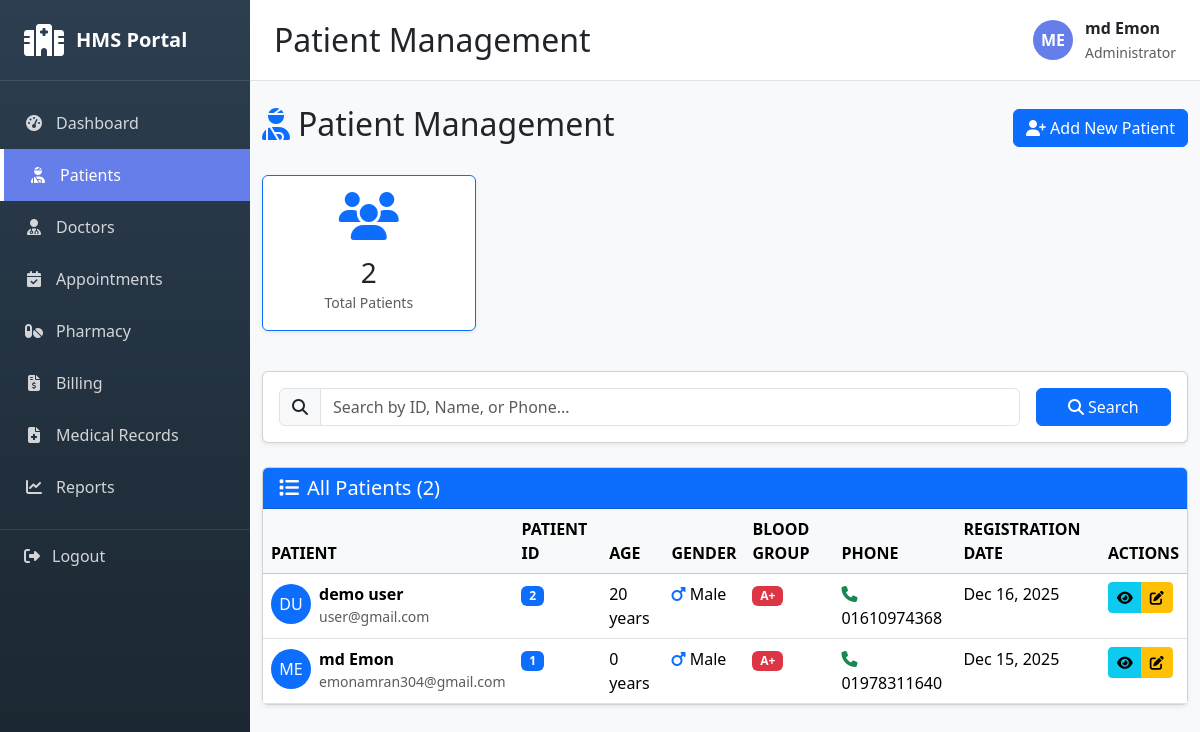
The app's page /patients/ (signed in) with its own data.
### patients/models.py (models this page shows, shortened)
class Patient(models.Model):
    GENDER_CHOICES = [
        ('M', 'Male'),
        ('F', 'Female'),
        ('O', 'Other'),
    ]
    BLOOD_GROUP_CHOICES = [
        ('A+', 'A+'),
        ('A-', 'A-'),
        ('B+', 'B+'),
        ('B-', 'B-'),
        ('O+', 'O+'),
        ('O-', 'O-'),
        ('AB+', 'AB+'),
        ('AB-', 'AB-'),
    ]
    user = models.OneToOneField(User, on_delete=models.CASCADE)
    patient_id = models.CharField(max_length=20, unique=True)
    date_of_birth = models.DateField()
    gender = models.CharField(max_length=1, choices=GENDER_CHOICES)
    blood_group = models.CharField(max_length=3, choices=BLOOD_GROUP_CHOICES)
    phone_number = models.CharField(max_length=15)
    address = models.TextField()
    emergency_contact = models.CharField(max_length=15)
    medical_history = models.TextField(blank=True)
    allergies = models.TextField(blank=True)
    created_at = models.DateTimeField(auto_now_add=True)
    updated_at = models.DateTimeField(auto_now=True)
    def get_full_name(self):
        return self.user.get_full_name()
    @property
    def age(self):
        from django.utils import timezone
        today = timezone.now().date()
        return today.year - self.date_of_birth.year - (
            (today.month, today.day) < (self.date_of_birth.month, self.date_of_birth.day)
        )
    class Meta:
        db_table = 'patients'
        verbose_name = 'Patient'
        verbose_name_plural = 'Patients'
        ordering = ['-created_at']

### patients/views.py (the view, shortened to what this page needs)
# urls.py: path('', views.patient_list, name='patient_list'),
@login_required
def patient_list(request):
    patients = Patient.objects.all().select_related('user')
    search_query = request.GET.get('search', '')
    context = {
        'patients': patients,
        'search_query': search_query,
        'total_patients': Patient.objects.count(),
    }
    return render(request, 'patients/patient_list.html', context)

### templates/patients/patient_list.html (shortened to what this page needs)
{% extends 'base.html' %}
{% block page_title %}Patient Management{% endblock %}
{% block content %}
<div class="container-fluid py-4">
    <div class="d-flex justify-content-between align-items-center mb-4">
        <h2><i class="fas fa-user-injured text-primary me-2"></i>Patient Management</h2>
        <a href="{% url 'patients:patient_create' %}" class="btn btn-primary">
            <i class="fas fa-user-plus me-1"></i>Add New Patient
        </a>
    </div>
    <div class="row mb-4">
        <div class="col-md-3 mb-3">
            <div class="card border-primary shadow-sm">
                <div class="card-body text-center">
                    <i class="fas fa-users fa-3x text-primary mb-3"></i>
                    <h3 class="mb-0">{{ total_patients }}</h3>
                    <small class="text-muted">Total Patients</small>
                </div>
            </div>
        </div>
    </div>
    <div class="card shadow-sm mb-4">
        <div class="card-body">
            <form method="get" class="row g-3">
                <div class="col-md-10">
                    <div class="input-group">
                        <span class="input-group-text"><i class="fas fa-search"></i></span>
                        <input type="text" name="search" class="form-control" placeholder="Search by ID, Name, or Phone..." value="{{ search_query }}">
                    </div>
                </div>
                <div class="col-md-2">
                    <button type="submit" class="btn btn-primary w-100">
                        <i class="fas fa-search me-1"></i>Search
                    </button>
                </div>
            </form>
        </div>
    </div>
    <div class="card shadow-sm">
        <div class="card-header bg-primary text-white">
            <h5 class="mb-0"><i class="fas fa-list me-2"></i>All Patients ({{ patients.count }})</h5>
        </div>
        <div class="card-body p-0">
            {% if patients %}
                <div class="table-responsive">
                    <table class="table table-hover mb-0">
                        <thead class="table-light">
                            <tr>
                                <th>PATIENT</th>
                                <th>PATIENT ID</th>
                                <th>AGE</th>
                                <th>GENDER</th>
                                <th>BLOOD GROUP</th>
                                <th>PHONE</th>
                                <th>REGISTRATION DATE</th>
                                <th>ACTIONS</th>
                            </tr>
                        </thead>
                        <tbody>
                            {% for patient in patients %}
                            <tr>
                                <td>
                                    <div class="d-flex align-items-center">
                                        <div class="bg-primary text-white rounded-circle d-flex align-items-center justify-content-center me-2" style="width: 40px; height: 40px;">
                                            {{ patient.user.first_name.0|upper }}{{ patient.user.last_name.0|upper }}
                                        </div>
                                        <div>
                                            <strong>{{ patient.get_full_name }}</strong>
                                            <div class="small text-muted">{{ patient.user.email }}</div>
                                        </div>
                                    </div>
                                </td>
                                <td><span class="badge bg-primary">{{ patient.patient_id }}</span></td>
                                <td>{{ patient.age }} years</td>
                                <td>
                                    {% if patient.gender == 'M' %}
                                        <i class="fas fa-mars text-primary"></i> Male
                                    {% elif patient.gender == 'F' %}
                                        <i class="fas fa-venus text-danger"></i> Female
                                    {% else %}
                                        <i class="fas fa-genderless text-secondary"></i> Other
                                    {% endif %}
                                </td>
                                <td><span class="badge bg-danger">{{ patient.blood_group }}</span></td>
                                <td><i class="fas fa-phone text-success me-1"></i>{{ patient.phone_number }}</td>
                                <td>{{ patient.created_at|date:"M d, Y" }}</td>
                                <td>
                                    <div class="btn-group">
                                        <a href="{% url 'patients:patient_detail' patient.pk %}" class="btn btn-sm btn-info" title="View">
                                            <i class="fas fa-eye"></i>
                                        </a>
                                        <a href="{% url 'patients:patient_update' patient.pk %}" class="btn btn-sm btn-warning" title="Edit">
                                            <i class="fas fa-edit"></i>
                                        </a>
                                    </div>
                                </td>
                            </tr>
                            {% endfor %}
                        </tbody>
                    </table>
                </div>
            {% endif %}
        </div>
    </div>
</div>
{% endblock %}

### templates/base.html (shortened to what this page needs)
<!DOCTYPE html>
<html lang="en">
<head>
    <link href="https://cdnjs.cloudflare.com/ajax/libs/bootstrap/5.3.2/css/bootstrap.min.css" rel="stylesheet">
    <link href="https://cdnjs.cloudflare.com/ajax/libs/font-awesome/6.4.0/css/all.min.css" rel="stylesheet">
</head>
<body>
    <div class="sidebar">
        <div class="sidebar-brand">
            <i class="fas fa-hospital"></i>
            <h4>HMS Portal</h4>
        </div>
        <div class="sidebar-menu">
            <a href="{% url 'dashboard' %}" class="{% if request.path == '/' %}active{% endif %}">
                <i class="fas fa-tachometer-alt"></i>
                <span>Dashboard</span>
            </a>
            <a href="{% url 'patients:patient_list' %}" class="{% if 'patients' in request.path %}active{% endif %}">
                <i class="fas fa-user-injured"></i>
                <span>Patients</span>
            </a>
            <a href="{% url 'doctors:doctor_list' %}" class="{% if 'doctors' in request.path %}active{% endif %}">
                <i class="fas fa-user-md"></i>
                <span>Doctors</span>
            </a>
            <a href="{% url 'appointments:appointment_list' %}" class="{% if 'appointments' in request.path %}active{% endif %}">
                <i class="fas fa-calendar-check"></i>
                <span>Appointments</span>
            </a>
            <a href="{% url 'pharmacy:medicine_list' %}" class="{% if 'pharmacy' in request.path %}active{% endif %}">
                <i class="fas fa-pills"></i>
                <span>Pharmacy</span>
            </a>
            <a href="{% url 'billing:bill_list' %}" class="{% if 'billing' in request.path %}active{% endif %}">
                <i class="fas fa-file-invoice-dollar"></i>
                <span>Billing</span>
            </a>
            <a href="{% url 'medical_records:medical_record_list' %}" class="{% if 'medical-records' in request.path %}active{% endif %}">
                <i class="fas fa-file-medical"></i>
                <span>Medical Records</span>
            </a>
            <a href="{% url 'reports:reports_home' %}" class="{% if 'reports' in request.path %}active{% endif %}">
                <i class="fas fa-chart-line"></i>
                <span>Reports</span>
            </a>
        </div>
        <a href="{% url 'accounts:logout' %}" class="logout-btn">
            <i class="fas fa-sign-out-alt"></i>
            <span>Logout</span>
        </a>
    </div>
    <div class="main-content">
        <div class="topbar d-flex justify-content-between align-items-center">
            <h2 class="mb-0">{% block page_title %}Dashboard{% endblock %}</h2>
            <div class="user-info">
                <div class="user-avatar">
                    {{ user.first_name.0|upper }}{{ user.last_name.0|upper }}
                </div>
                <div>
                    <div class="fw-bold">{{ user.get_full_name }}</div>
                    <small class="text-muted">Administrator</small>
                </div>
            </div>
        </div>
        <div class="content-wrapper">
            {% block content %}{% endblock %}
        </div>
    </div>
</body>
</html>

### templates/base.html (style rules this page uses)
:root { --sidebar-bg: #2c3e50; --primary-color: #667eea; --sidebar-width: 250px; }
body { font-family: 'Segoe UI', Tahoma, Geneva, Verdana, sans-serif; background-color: #f8f9fa; }
.sidebar { position: fixed; top: 0; left: 0; height: 100vh; width: var(--sidebar-width); background: linear-gradient(180deg, #2c3e50 0%, #1a252f 100%); color: white; overflow-y: auto; z-index: 1000; transition: all 0.3s; }
.sidebar-brand { padding: 1.5rem; border-bottom: 1px solid rgba(255,255,255,0.1); display: flex; align-items: center; gap: 0.75rem; }
.sidebar-brand i { font-size: 2rem; }
.sidebar-brand h4 { margin: 0; font-size: 1.25rem; font-weight: bold; }
.sidebar-menu { padding: 1rem 0; }
.sidebar-menu a { display: flex; align-items: center; padding: 0.875rem 1.5rem; color: rgba(255,255,255,0.8); text-decoration: none; transition: all 0.3s; }
.sidebar-menu a.active { background-color: var(--primary-color); color: white; border-left: 4px solid white; }
.sidebar-menu a i { margin-right: 0.75rem; width: 20px; text-align: center; }
.main-content { margin-left: var(--sidebar-width); min-height: 100vh; }
.topbar { background-color: white; padding: 1rem 1.5rem; border-bottom: 1px solid #dee2e6; position: sticky; top: 0; z-index: 999; }
.user-info { display: flex; align-items: center; gap: 0.75rem; }
.user-avatar { width: 40px; height: 40px; border-radius: 50%; background: var(--primary-color); color: white; display: flex; align-items: center; justify-content: center; font-weight: bold; }
.logout-btn { padding: 0.875rem 1.5rem; color: rgba(255,255,255,0.8); text-decoration: none; display: flex; align-items: center; transition: all 0.3s; border-top: 1px solid rgba(255,255,255,0.1); margin-top: auto; }
.logout-btn i { margin-right: 0.75rem; }

### records on screen
Patient: user.first_name.0 "D", user.last_name.0 "U", get_full_name "demo user", user.email "user@gmail.com", patient_id "2", age "20", gender "M" (drawn), blood_group "A+", phone_number "01610974368", created_at "Dec 16, 2025"
Patient: user.first_name.0 "M", user.last_name.0 "E", get_full_name "md Emon", user.email "emonamran304@gmail.com", patient_id "1", age "0", gender "M" (drawn), blood_group "A+", phone_number "01978311640", created_at "Dec 15, 2025"

### other values on screen
{{ user.first_name.0|upper }} "M"
{{ user.last_name.0|upper }} "E"
{{ user.get_full_name }} "md Emon"
{{ total_patients }} "2"
{{ patients.count }} "2"
